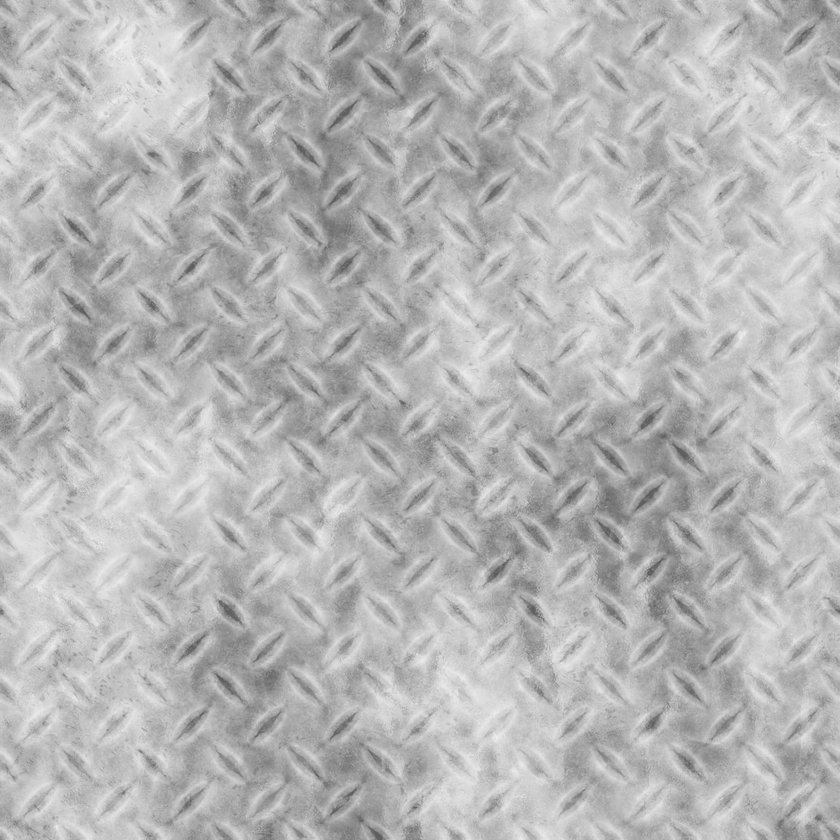
#> input picture data/textures/steel_plate/roughness.png, 840 x 840 px, shrunk from 2048 x 2048 before the run; the run also reads 1 picture not shown here
$ python pack_metallic_roughness.py
#> lines starting #> are read from the running program, lines starting #| are printed output that depends on the picture
from PIL import Image, ImageDraw

roughness_im = Image.open("roughness.png")
#> roughness_im is the input picture: PIL image 840x840 RGB; min 89, max 244, mean 182.5
metalness_im = Image.open("metalness.png")
ambient_occlusion_im = Image.open("ao.png")
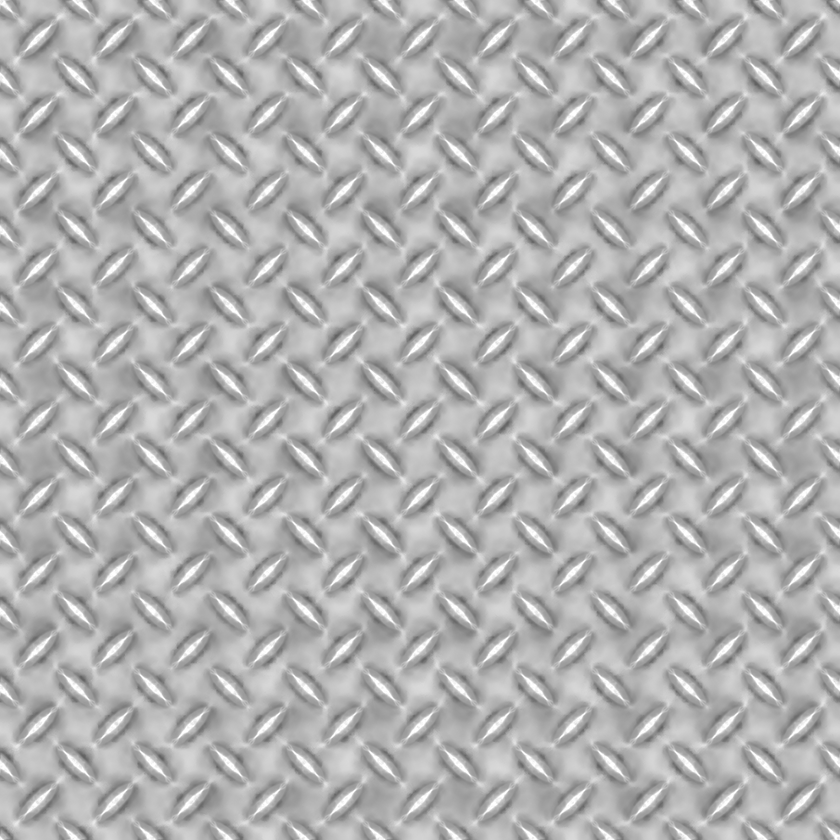
#> input picture data/textures/steel_plate/ao.png, 840 x 840 px, shrunk from 2048 x 2048 before the run
#> ambient_occlusion_im is the input picture: PIL image 840x840 RGB; min 96, max 255, mean 176.6

#These are monocolor maps with the same data in each channel
r_channel = roughness_im.getdata(0)
m_channel = metalness_im.getdata(0)
ao_channel = ambient_occlusion_im.getdata(0)

out_image = Image.new("RGBA", roughness_im.size, (128, 128, 128, 255))
drawer = ImageDraw.Draw(out_image)

print(len(r_channel))
#| 705600
print(len(m_channel))
#| 705600

points_to_draw = []
pixel_count = len(r_channel)
#> pixel_count = 705600
for i in range(0, pixel_count):
	x = i % roughness_im.size[0]
	y = i / roughness_im.size[0]
	drawer.point((x, y), fill=(ao_channel[i], r_channel[i], m_channel[i], 255))

out_image.save("ao_roughness_metallic.png", "PNG")
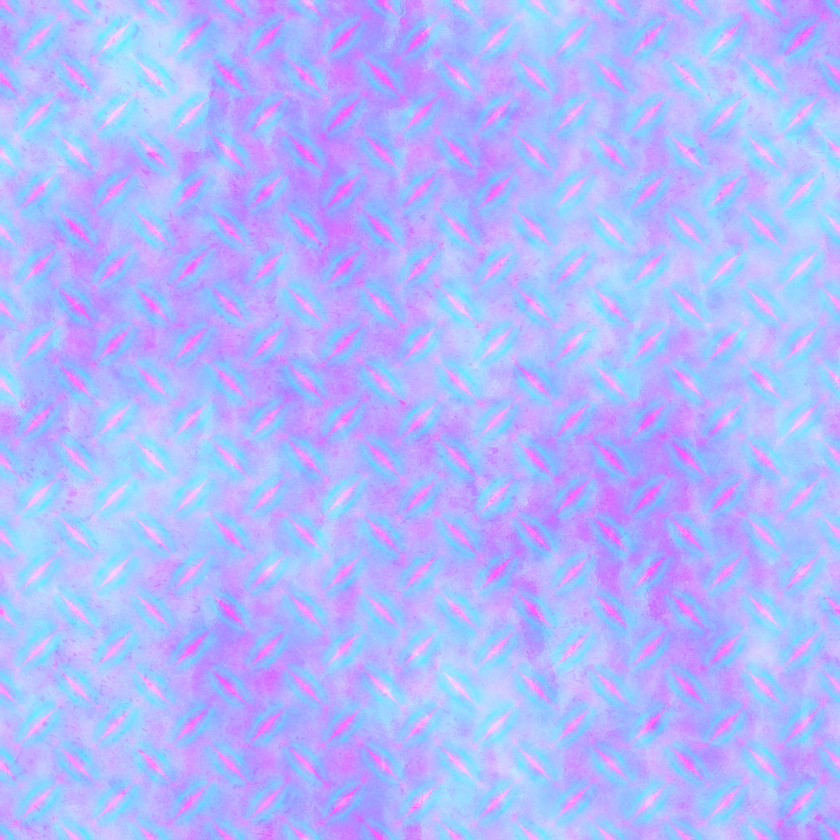
#> saved as ao_roughness_metallic.png: PIL image 840x840 RGBA; mean R, G, B, A 176.6, 182.5, 255, 255
print("Done!")
